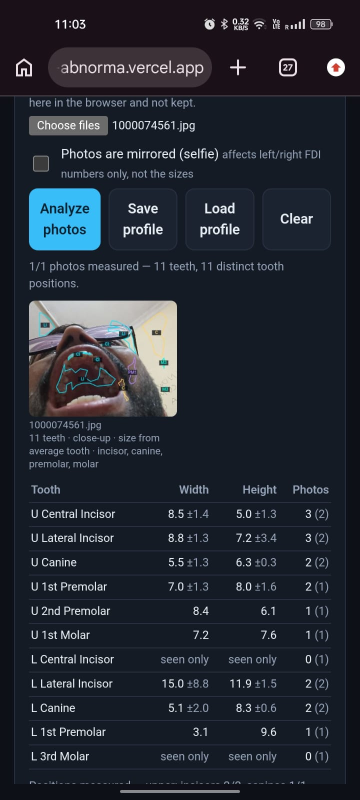
#> input picture WhatsApp Image 2026-09-23 at 11.04.19.jpeg, 720 x 1600 px (shown at 1/2 size); its folder holds only this picture in this run
$ python -i calibrate3d.py   (imports and definitions only)
#> lines starting #> are read from the running program, lines starting #| are printed output that depends on the picture; after the words box and inside, x2 and y2 are one past the last pixel; in counts of white or black regions, pixels touching at a corner belong together
#> further down, picture is the input picture: shape (1600, 720, 3); mean B, G, R 50.8, 41, 35.5
### project/src/cup_detection.py
"""
cup_detection.py
-----------------
Segments the cup (or, later, a dental object) away from the background.

Method: GrabCut initialised from a generous central rectangle. This was
chosen after testing plain HSV/saturation thresholding, which failed
because the wooden table and the cup body have overlapping saturation/
value ranges under the photo's warm lighting (see project README for the
comparison). GrabCut instead builds foreground/background colour models
from the whole image and is robust to that overlap.

For video frames, the previous frame's mask can be supplied as a prior
(``prev_mask``) to warm-start GrabCut with GC_INIT_WITH_MASK, which is both
faster (fewer iterations needed) and more temporally consistent than
re-running GC_INIT_WITH_RECT from scratch every frame.
"""
from __future__ import annotations

import cv2
import numpy as np


def _largest_external_contour(mask: np.ndarray) -> np.ndarray | None:
    cnts, _ = cv2.findContours(mask, cv2.RETR_EXTERNAL, cv2.CHAIN_APPROX_SIMPLE)
    if not cnts:
        return None
    return max(cnts, key=cv2.contourArea)


def segment_object(
    image_bgr: np.ndarray,
    rect_margin: float = 0.03,
    iterations: int = 6,
    prev_mask: np.ndarray | None = None,
) -> tuple[np.ndarray, np.ndarray]:
    """Segment the dominant foreground object (the cup).

    Returns
    -------
    mask : uint8 HxW, 0/255, filled silhouette of the largest foreground blob.
    contour : Nx1x2 int32 contour points of that silhouette.
    """
    h, w = image_bgr.shape[:2]
    gc_mask = np.zeros((h, w), np.uint8)
    bgd_model = np.zeros((1, 65), np.float64)
    fgd_model = np.zeros((1, 65), np.float64)

    if prev_mask is not None and prev_mask.any():
        # Warm start: dilate previous mask for "probable FG", erode for
        # "sure FG", everything else "probable BG". Keeps GrabCut cheap and
        # temporally stable across video frames.
        sure_fg = cv2.erode(prev_mask, np.ones((15, 15), np.uint8))
        probable_fg = cv2.dilate(prev_mask, np.ones((25, 25), np.uint8))
        gc_mask[:] = cv2.GC_PR_BGD
        gc_mask[probable_fg > 0] = cv2.GC_PR_FGD
        gc_mask[sure_fg > 0] = cv2.GC_FGD
        cv2.grabCut(image_bgr, gc_mask, None, bgd_model, fgd_model,
                    max(2, iterations - 3), cv2.GC_INIT_WITH_MASK)
    else:
        rect = (
            int(w * rect_margin), int(h * rect_margin),
            int(w * (1 - 2 * rect_margin)), int(h * (1 - 2 * rect_margin)),
        )
        cv2.grabCut(image_bgr, gc_mask, rect, bgd_model, fgd_model,
                    iterations, cv2.GC_INIT_WITH_RECT)

    binary = np.where(
        (gc_mask == cv2.GC_FGD) | (gc_mask == cv2.GC_PR_FGD), 255, 0
    ).astype(np.uint8)

    contour = _largest_external_contour(binary)
    if contour is None:
        return np.zeros((h, w), np.uint8), np.zeros((0, 1, 2), np.int32)

    filled = np.zeros((h, w), np.uint8)
    cv2.drawContours(filled, [contour], -1, 255, thickness=cv2.FILLED)
    return filled, contour


# [5 lines left out: function mask_quality_ok, not called in this run]

### project/src/calibrate3d.py
"""
calibrate3d.py
---------------
Estimates what a single uncalibrated monocular video can actually tell us
about the camera and the object:

  * focal length f (pixels),
  * the cup's shape ratios  height/r_top  and  r_bottom/r_top.

`r_top` itself is *not* estimated. Absolute scale is unobservable from one
monocular camera -- doubling the cup and doubling its distance produce
identical images -- so r_top is fixed as the scale gauge and everything
else is expressed relative to it. This is stated as a modelling choice,
not hidden.

Method
------
The disc ellipse alone constrains nothing about f: for any f there is a
circle pose reproducing that ellipse exactly (we measure 0.00 px residual
across the clip). What *does* constrain f is the rest of the object: given
a pose, the cup's body must project onto the observed cup silhouette, and
how strongly the body foreshortens with distance depends on f. So the
objective is silhouette agreement (IoU) between the projected 3D model and
a GrabCut segmentation of the cup, summed over keyframes spread across the
clip, with one shared (f, shape) explaining all of them.

The same objective resolves the classical two-fold ambiguity of
circle-pose-from-ellipse: both solutions reproduce the ellipse, but only
one puts the cup body where the silhouette actually is.

`focal_landscape` reports the objective as a function of f so the
conditioning can be inspected rather than assumed -- a flat curve means f
is not identifiable from this footage and the prior should be kept.
"""
from __future__ import annotations

from dataclasses import dataclass

import cv2
import numpy as np
from scipy.optimize import minimize

from . import cup_detection
from .camera3d import Intrinsics
from .cup_model_3d import CupGeometry
from .ellipse_detection import EllipseObs
from .pose_estimation3d import render_silhouette, cup_pose_candidates


@dataclass
class Keyframe:
    index: int
    ellipse: EllipseObs      # in FULL-resolution image coordinates
    body_mask: np.ndarray    # handle-free cup silhouette at working scale
    scale: float             # working_width / full_width


@dataclass
class CalibrationResult:
    focal_full_res: float
    height_ratio: float
    r_bottom_ratio: float
    mean_iou: float
    identifiable: bool
    landscape: list[tuple[float, float]]

    # [4 lines left out: function geometry, not called in this run]


def body_mask_from_frame(frame_bgr: np.ndarray, work_width: int = 320
                          ) -> tuple[np.ndarray, float]:
    """GrabCut cup silhouette with the handle removed.

    The handle is a thin appendage attached to the body; a morphological
    opening whose kernel is a sizeable fraction of the body width removes
    it while leaving the body intact. Keeping it would penalise the
    (handle-less) 3D model for pixels it can never explain.
    """
#> called with work_width = 320
    h, w = frame_bgr.shape[:2]
#> h = 1600; w = 720
    s = work_width / float(w)
#> s = 0.444
    small = cv2.resize(frame_bgr, (int(round(w * s)), int(round(h * s))))
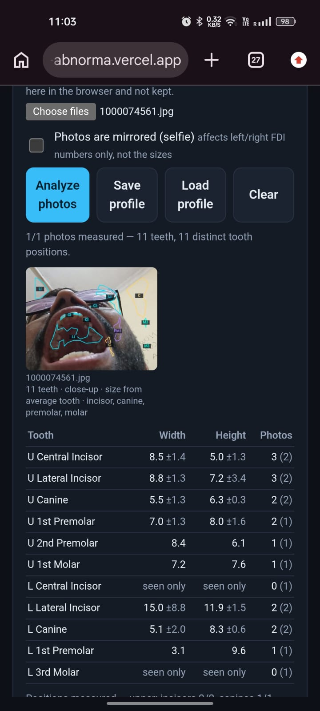
#> small: shape (711, 320, 3); mean B, G, R 50.8, 41, 35.5
    mask, _ = cup_detection.segment_object(small, iterations=5)
#> in _largest_external_contour, `cnts, _ = cv2.findContours(mask, cv2.RETR_EXTERNAL, cv2.CHAIN_APPROX_S..`:
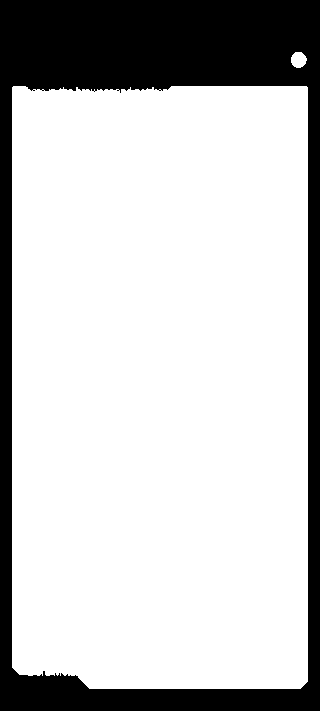
#> mask: shape (711, 320); 77.9% white; 1 black region, box (x1, y1, x2, y2) and area: (0, 0, 320, 711) 50377
#> in segment_object, `cv2.drawContours(filled, [contour], -1, 255, thickness=cv2.FILLED)`: filled: shape (711, 320); 77.8% white; 1 black region, box (x1, y1, x2, y2) and area: (0, 0, 320, 711) 50567
    if not mask.any():
        return mask, s

    xs = np.where(mask.any(axis=0))[0]
#> xs = 296 values from 12 to 307
    body_w = max(int(xs.max() - xs.min()), 8)
#> body_w = 295
    k = max(9, int(body_w * 0.22)) | 1
#> k = 65
    opened = cv2.morphologyEx(mask, cv2.MORPH_OPEN,
                              cv2.getStructuringElement(cv2.MORPH_ELLIPSE, (k, k)))
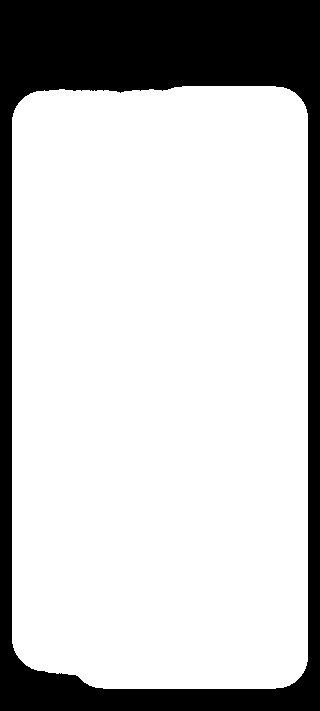
#> opened: shape (711, 320); 77.2% white; 1 black region, box (x1, y1, x2, y2) and area: (0, 0, 320, 711) 51853
    n, lab, stats, _ = cv2.connectedComponentsWithStats(opened)
#> n = 2; stats = [[0, 0, 320, 711, 51853], [12, 86, 296, 603, 175667]]
    if n > 1:
        big = 1 + int(np.argmax(stats[1:, cv2.CC_STAT_AREA]))
#> big = 1
        opened = ((lab == big).astype(np.uint8)) * 255
    return (opened if opened.any() else mask), s


# [92 lines left out: functions collect_keyframes, _mean_iou, calibrate, not called in this run]

>>> import cv2
>>> picture = cv2.imread('../../WhatsApp Image 2026-09-23 at 11.04.19.jpeg')
>>> result = body_mask_from_frame(picture)

$ run again, on pixalm.jpeg
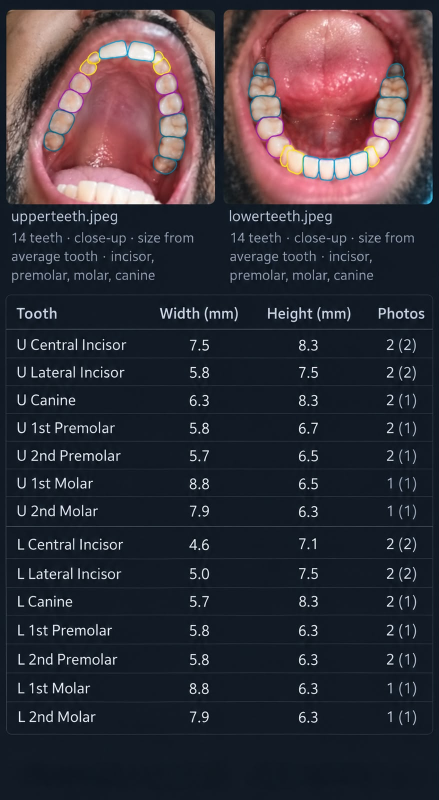
#> input picture pixalm.jpeg, 878 x 1600 px (shown at 1/2 size)
#> picture is the input picture: shape (1600, 878, 3); mean B, G, R 58.5, 50.1, 55.7
#> in _largest_external_contour, `cnts, _ = cv2.findContours(mask, cv2.RETR_EXTERNAL, cv2.CHAIN_APPROX_S..`:
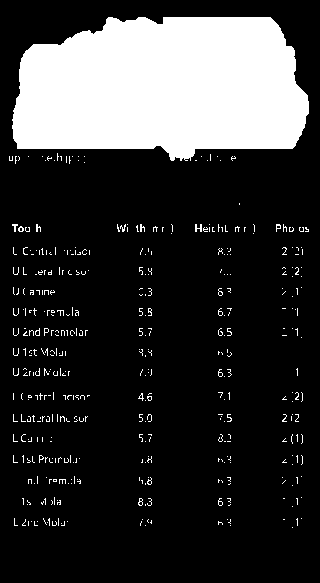
#> mask: shape (583, 320); 20.3% white; 413 white regions (404 under 20 px), largest, box (x1, y1, x2, y2) and area: (12, 17, 309, 161) 34937, (195, 224, 202, 232) 35, (12, 224, 18, 232) 24
#> filled: shape (583, 320); 18.7% white; 1 white region, box (x1, y1, x2, y2) and area: (12, 17, 309, 161) 34937
#> xs = 297 values from 12 to 308
#> body_w = 296
#> k = 65
#> in body_mask_from_frame, `opened = cv2.morphologyEx(mask, cv2.MORPH_OPEN, cv2.getStructuringElem..`:
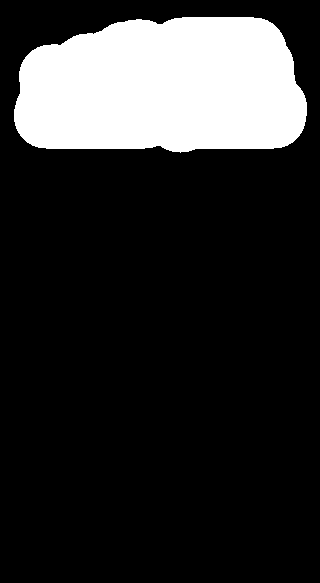
#> opened: shape (583, 320); 18.1% white; 1 white region, box (x1, y1, x2, y2) and area: (14, 17, 307, 153) 33819
#> n = 2; stats = [[0, 0, 320, 583, 152741], [14, 17, 293, 136, 33819]]
#> big = 1
